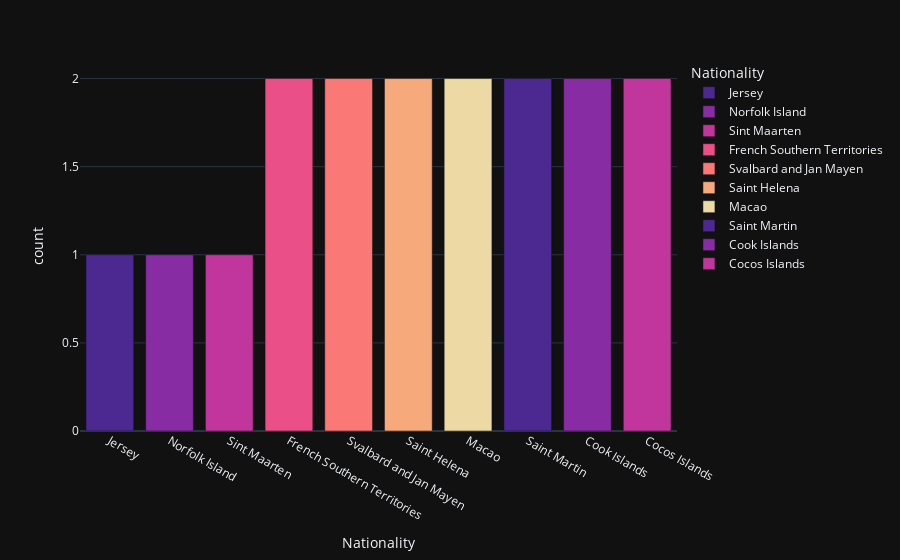

The notebook cell this image was saved under:
### Code cell
px.bar(lowest_10_countries,x='Nationality',y='count',color='Nationality',color_discrete_sequence=px.colors.sequential.Agsunset  ,template = 'plotly_dark')

### Figure 1 — Plotly figure (JSON) as saved in the notebook; plotly's stock layout.template omitted (floating-point values rounded to 4 significant figures)
{"data": [{"alignmentgroup": "True", "hovertemplate": "Nationality=%{x}<br>count=%{y}<extra></extra>", "legendgroup": "Jersey", "marker": {"color": "rgb(75, 41, 145)", "pattern": {"shape": ""}}, "name": "Jersey", "offsetgroup": "Jersey", "orientation": "v", "showlegend": true, "textposition": "auto", "type": "bar", "x": ["Jersey"], "xaxis": "x", "y": [1], "yaxis": "y"}, {"alignmentgroup": "True", "hovertemplate": "Nationality=%{x}<br>count=%{y}<extra></extra>", "legendgroup": "Norfolk Island", "marker": {"color": "rgb(135, 44, 162)", "pattern": {"shape": ""}}, "name": "Norfolk Island", "offsetgroup": "Norfolk Island", "orientation": "v", "showlegend": true, "textposition": "auto", "type": "bar", "x": ["Norfolk Island"], "xaxis": "x", "y": [1], "yaxis": "y"}, {"alignmentgroup": "True", "hovertemplate": "Nationality=%{x}<br>count=%{y}<extra></extra>", "legendgroup": "Sint Maarten", "marker": {"color": "rgb(192, 54, 157)", "pattern": {"shape": ""}}, "name": "Sint Maarten", "offsetgroup": "Sint Maarten", "orientation": "v", "showlegend": true, "textposition": "auto", "type": "bar", "x": ["Sint Maarten"], "xaxis": "x", "y": [1], "yaxis": "y"}, {"alignmentgroup": "True", "hovertemplate": "Nationality=%{x}<br>count=%{y}<extra></extra>", "legendgroup": "French Southern Territories", "marker": {"color": "rgb(234, 79, 136)", "pattern": {"shape": ""}}, "name": "French Southern Territories", "offsetgroup": "French Southern Territories", "orientation": "v", "showlegend": true, "textposition": "auto", "type": "bar", "x": ["French Southern Territories"], "xaxis": "x", "y": [2], "yaxis": "y"}, {"alignmentgroup": "True", "hovertemplate": "Nationality=%{x}<br>count=%{y}<extra></extra>", "legendgroup": "Svalbard and Jan Mayen", "marker": {"color": "rgb(250, 120, 118)", "pattern": {"shape": ""}}, "name": "Svalbard and Jan Mayen", "offsetgroup": "Svalbard and Jan Mayen", "orientation": "v", "showlegend": true, "textposition": "auto", "type": "bar", "x": ["Svalbard and Jan Mayen"], "xaxis": "x", "y": [2], "yaxis": "y"}, {"alignmentgroup": "True", "hovertemplate": "Nationality=%{x}<br>count=%{y}<extra></extra>", "legendgroup": "Saint Helena", "marker": {"color": "rgb(246, 169, 122)", "pattern": {"shape": ""}}, "name": "Saint Helena", "offsetgroup": "Saint Helena", "orientation": "v", "showlegend": true, "textposition": "auto", "type": "bar", "x": ["Saint Helena"], "xaxis": "x", "y": [2], "yaxis": "y"}, {"alignmentgroup": "True", "hovertemplate": "Nationality=%{x}<br>count=%{y}<extra></extra>", "legendgroup": "Macao", "marker": {"color": "rgb(237, 217, 163)", "pattern": {"shape": ""}}, "name": "Macao", "offsetgroup": "Macao", "orientation": "v", "showlegend": true, "textposition": "auto", "type": "bar", "x": ["Macao"], "xaxis": "x", "y": [2], "yaxis": "y"}, {"alignmentgroup": "True", "hovertemplate": "Nationality=%{x}<br>count=%{y}<extra></extra>", "legendgroup": "Saint Martin", "marker": {"color": "rgb(75, 41, 145)", "pattern": {"shape": ""}}, "name": "Saint Martin", "offsetgroup": "Saint Martin", "orientation": "v", "showlegend": true, "textposition": "auto", "type": "bar", "x": ["Saint Martin"], "xaxis": "x", "y": [2], "yaxis": "y"}, {"alignmentgroup": "True", "hovertemplate": "Nationality=%{x}<br>count=%{y}<extra></extra>", "legendgroup": "Cook Islands", "marker": {"color": "rgb(135, 44, 162)", "pattern": {"shape": ""}}, "name": "Cook Islands", "offsetgroup": "Cook Islands", "orientation": "v", "showlegend": true, "textposition": "auto", "type": "bar", "x": ["Cook Islands"], "xaxis": "x", "y": [2], "yaxis": "y"}, {"alignmentgroup": "True", "hovertemplate": "Nationality=%{x}<br>count=%{y}<extra></extra>", "legendgroup": "Cocos Islands", "marker": {"color": "rgb(192, 54, 157)", "pattern": {"shape": ""}}, "name": "Cocos Islands", "offsetgroup": "Cocos Islands", "orientation": "v", "showlegend": true, "textposition": "auto", "type": "bar", "x": ["Cocos Islands"], "xaxis": "x", "y": [2], "yaxis": "y"}], "layout": {"autosize": true, "barmode": "relative", "legend": {"title": {"text": "Nationality"}, "tracegroupgap": 0}, "margin": {"t": 60}, "xaxis": {"anchor": "y", "autorange": true, "categoryarray": ["Jersey", "Norfolk Island", "Sint Maarten", "French Southern Territories", "Svalbard and Jan Mayen", "Saint Helena", "Macao", "Saint Martin", "Cook Islands", "Cocos Islands"], "categoryorder": "array", "domain": [0, 1], "range": [-0.5, 9.5], "title": {"text": "Nationality"}, "type": "category"}, "yaxis": {"anchor": "x", "autorange": true, "domain": [0, 1], "range": [0, 2.105], "title": {"text": "count"}, "type": "linear"}}}
